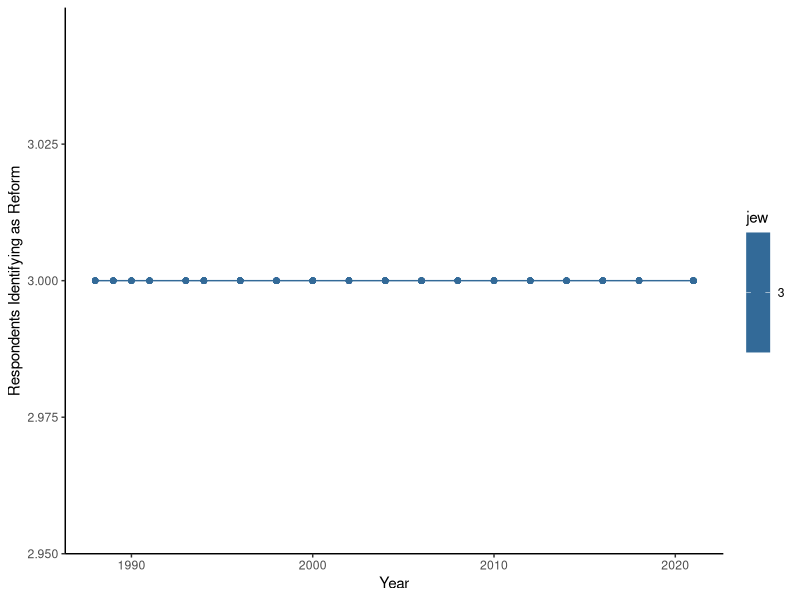
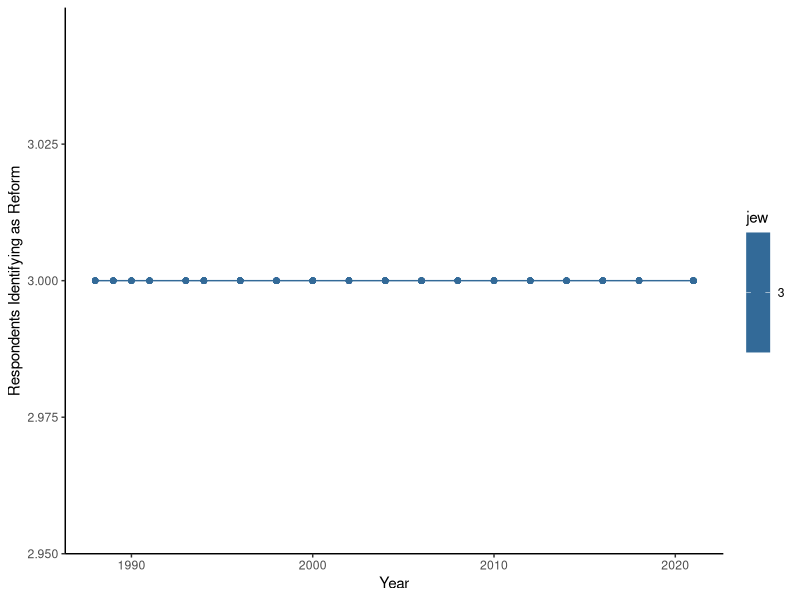
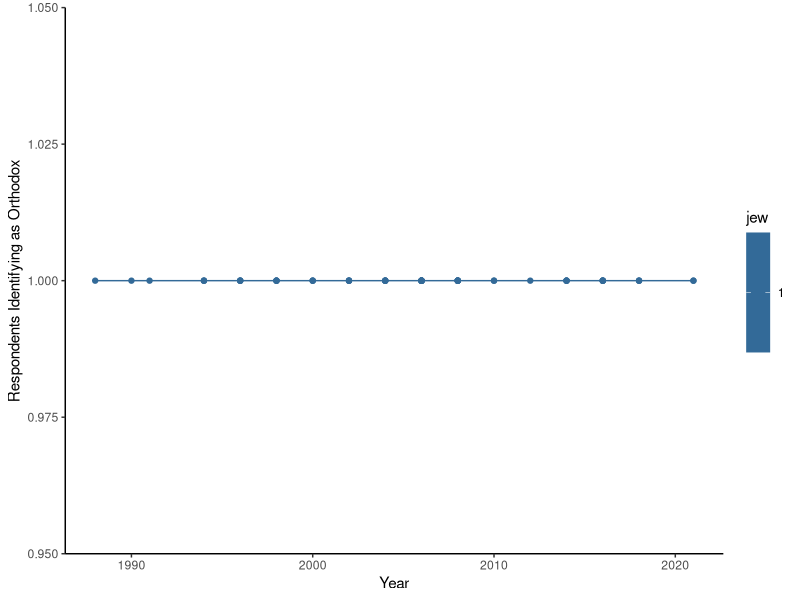
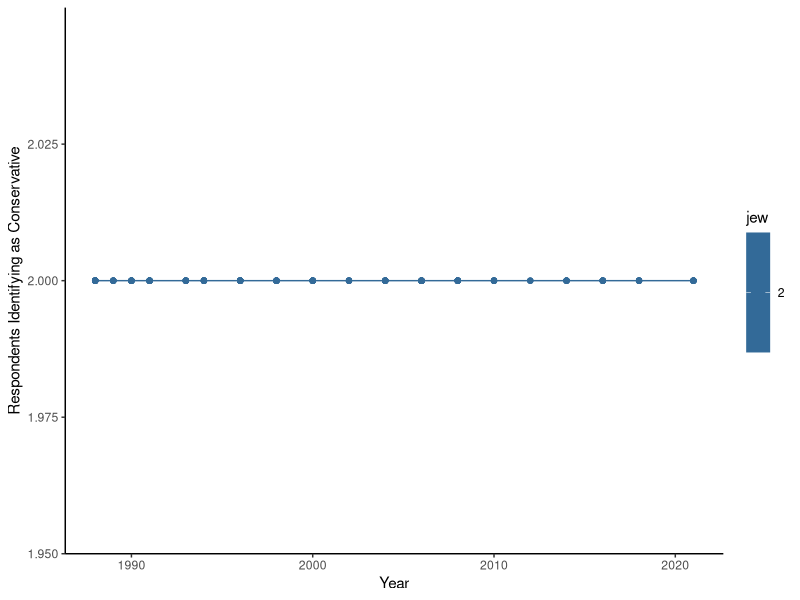
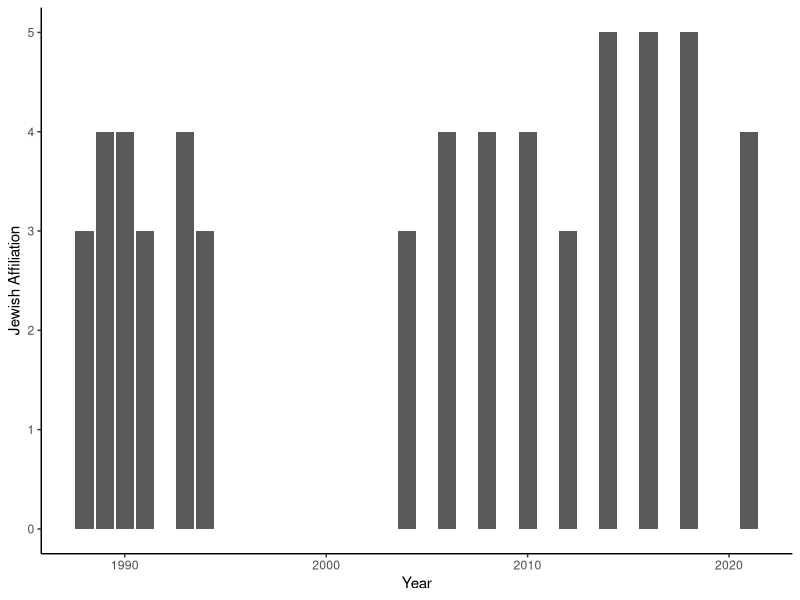
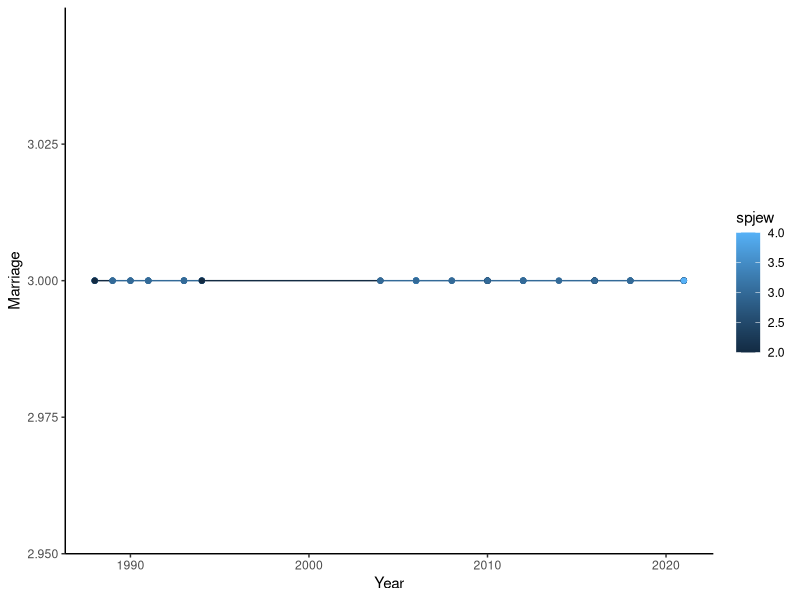
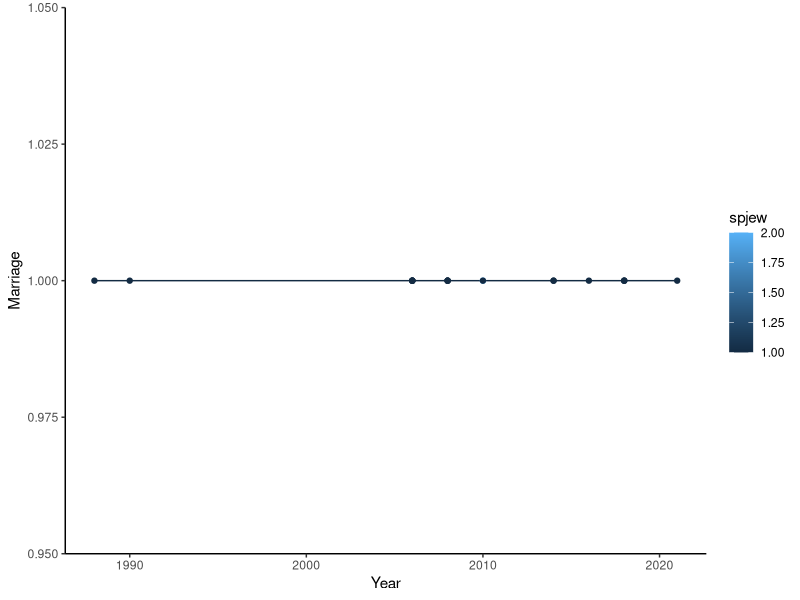
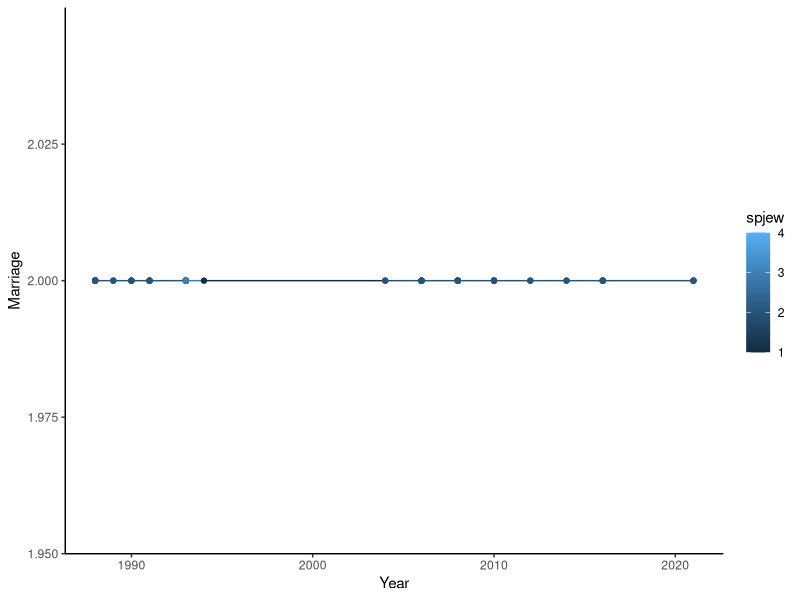

R code for these plots, in order:
## ---- chunk 1
#| echo: false
#| message: false
#| label: fig- 
#| tbl-cap: "Amount of Jewish respondents between being raised in Reform Judaism"

#load library 
library(tidyverse)
library(dplyr)

#Load dataset
clean_respondent_data <- 
  read_csv(here::here("outputs/cleaned_respondent_data.csv"))

#Graph data
clean_respondent_data %>% 
  filter(jew == 3) %>%
  ggplot(aes(x = year, y = jew, 
             color = jew)) +
  geom_line() +
  geom_point()+
  theme_classic() +
  labs(x = "Year", y = "Respondents Identifying as Reform"
  )

## ---- chunk 2
#| echo: false
#| message: false
#| label: fig-reform-dem
#| tbl-cap: "Amount of Jewish respondents identifying with Reform Judaism"

#load library 
library(tidyverse)
library(dplyr)

#Load dataset
clean_respondent_data <- 
  read_csv(here::here("outputs/cleaned_respondent_data.csv"))

#Graph data
clean_respondent_data %>% 
  filter(jew == 3) %>%
  ggplot(aes(x = year, y = jew, 
             color = jew)) +
  geom_line() +
  geom_point()+
  theme_classic() +
  labs(x = "Year", y = "Respondents Identifying as Reform"
  )
## ---- chunk 3
#| echo: false
#| message: false
#| label: fig-orthodox-dem
#| fig-cap: "Amount of Jewish respondents identifying with Orthodox Judaism"

#load library 
library(tidyverse)
library(dplyr)

#Load dataset
clean_respondent_data <- 
  read_csv(here::here("outputs/cleaned_respondent_data.csv"))

#Graph data
clean_respondent_data %>% 
  filter(jew == 1) %>%
  ggplot(aes(x = year, y = jew, 
             color = jew)) +
  geom_line() +
  geom_point()+
  theme_classic() +
  labs(x = "Year", y = "Respondents Identifying as Orthodox"
  )

## ---- chunk 4
#| echo: false
#| message: false
#| label: fig-conservative-dem
#| fig-cap: "Amount of Jewish respondents identifying with Conservative Judaism"

#load library 
library(tidyverse)
library(dplyr)

#Load dataset
clean_respondent_data <- 
  read_csv(here::here("outputs/cleaned_respondent_data.csv"))

#Graph data
clean_respondent_data %>% 
  filter(jew == 2) %>%
  ggplot(aes(x = year, y = jew, 
             color = jew)) +
  geom_line() +
  geom_point()+
  theme_classic() +
  labs(x = "Year", y = "Respondents Identifying as Conservative"
  )
## ---- chunk 5
#| echo: false
#| message: false
#| label: fig-upbringing
#| fig-cap: "Correlation between upbringing and Jewish identity as an adult"

library(tidyr)
library(ggplot2)

clean_respondent_data %>%
  select(year, jew, spjew) %>% 
  # pivot_longer(cols = c("jew16", "jew"), names_to = "upbringing", values_to = "value") %>%
  ggplot(aes(x = year, y = spjew)) +
  geom_bar(stat = "identity", position = "dodge") +
  theme_classic() +
  labs(x = "Year", y = "Jewish Affiliation")

## ---- chunk 6
#| echo: false
#| message: false
#| label: fig-reform-marriage
#| fig-cap: "Marriage statistics in Reform Judaism"

#load library 
library(tidyverse)
library(dplyr)

#Load dataset
clean_respondent_data <- 
  read_csv(here::here("outputs/cleaned_respondent_data.csv"))

#Graph data
clean_respondent_data %>% 
  filter(jew == 3, spjew %in% c(1, 2, 3, 4, 5)) %>%
  ggplot(aes(x = year, y = jew, 
             color = spjew)) +
  geom_line() +
  geom_point()+
  theme_classic() +
  labs(x = "Year", y = "Marriage"
  )

## ---- chunk 7
#| echo: false
#| message: false
#| label: fig-orthodox-marriage
#| fig-cap: "Marriage statistics in Orthodox Judaism"

#load library 
library(tidyverse)
library(dplyr)

#Load dataset
clean_respondent_data <- 
  read_csv(here::here("outputs/cleaned_respondent_data.csv"))

#Graph data
clean_respondent_data %>% 
  filter(jew == 1, spjew %in% c(1, 2, 3, 4, 5)) %>%
  ggplot(aes(x = year, y = jew, 
             color = spjew)) +
  geom_line() +
  geom_point()+
  theme_classic() +
  labs(x = "Year", y = "Marriage"
  )


## ---- chunk 8
#| echo: false
#| message: false
#| label: fig-conservative-marriage
#| fig-cap: "Marriage statistics in Conservative Judaism"

#load library 
library(tidyverse)
library(dplyr)

#Load dataset
clean_respondent_data <- 
  read_csv(here::here("outputs/cleaned_respondent_data.csv"))

#Graph data
clean_respondent_data %>% 
  filter(jew == 2, spjew %in% c(1, 2, 3, 4, 5)) %>%
  ggplot(aes(x = year, y = jew, 
             color = spjew)) +
  geom_line() +
  geom_point()+
  theme_classic() +
  labs(x = "Year", y = "Marriage"
  )

